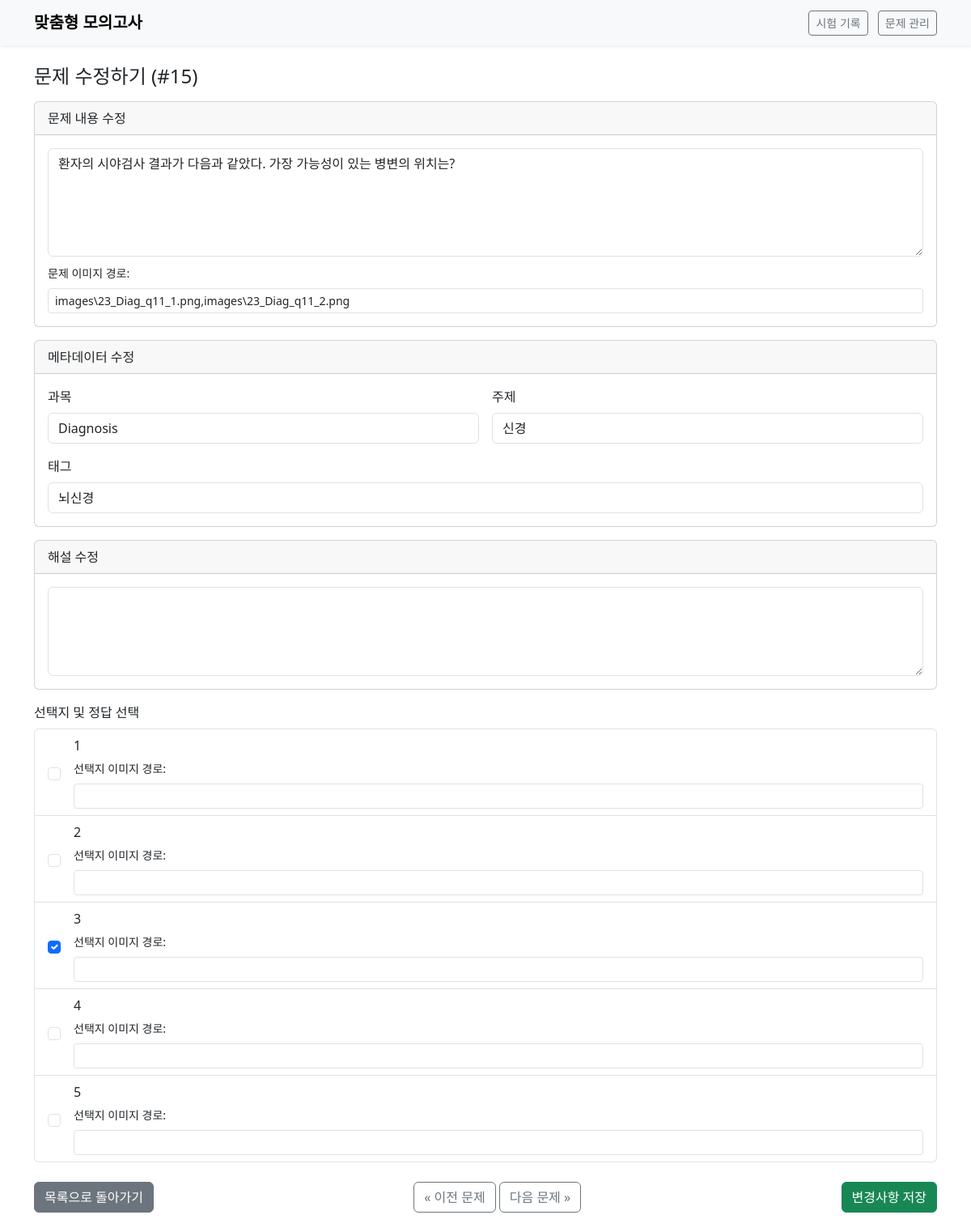
The app's page /edit/15?q=&topic=&tag= with its own data.
### tables this page shows
CREATE TABLE "Question" (
	"question_id"	INTEGER,
	"question_text"	TEXT,
	"image_path"	TEXT,
	"subject"	TEXT,
	"topic"	TEXT,
	"answer_explanation"	TEXT,
	"author"	TEXT, tags TEXT, has_error BOOLEAN DEFAULT 0,
	PRIMARY KEY("question_id" AUTOINCREMENT)
);

CREATE TABLE Choice (
    choice_id INTEGER PRIMARY KEY AUTOINCREMENT, question_id INTEGER,
    choice_text TEXT, image_path TEXT, is_correct BOOLEAN,
    FOREIGN KEY (question_id) REFERENCES Question(question_id)
);

### app.py (the view, shortened to what this page needs)
@app.route("/edit/<int:question_id>", methods=["GET", "POST"])
def edit_question(question_id):
    page = request.args.get('page', 1, type=int)
    search_query = request.args.get('q', '', type=str)
    selected_topic = request.args.get('topic', '', type=str)
    selected_tag = request.args.get('tag', '', type=str)
    with closing(get_db()) as con:
        cur = con.cursor()
        cur.execute("SELECT * FROM Question WHERE question_id = ?", (question_id,))
        question = cur.fetchone()
        if not question:
            return "문제를 찾을 수 없습니다.", 404
        cur.execute("SELECT * FROM Choice WHERE question_id = ? ORDER BY choice_id", (question_id,))
        choices = cur.fetchall()
        params = []
        where_clauses = []
        base_query = "FROM Question Q LEFT JOIN Choice C ON Q.question_id = C.question_id"
        if search_query:
            where_clauses.append("Q.question_text LIKE ?")
            params.append(f"%{search_query}%")
        if selected_topic:
            where_clauses.append("Q.topic = ?")
            params.append(selected_topic)
        if selected_tag:
            where_clauses.append("Q.tags LIKE ?")
            params.append(f"%{selected_tag}%")
        where_sql = " WHERE " + " AND ".join(where_clauses) if where_clauses else ""
        ordered_query = """
            SELECT Q.question_id
        """ + base_query + where_sql + """
            GROUP BY Q.question_id
            ORDER BY
                CASE WHEN Q.has_error = 1 THEN -1 ELSE 0 END,
                CASE WHEN COUNT(CASE WHEN C.is_correct = 1 THEN 1 END) = 0 THEN 0 ELSE 2 END,
                CASE WHEN Q.topic IS NULL OR Q.topic = '' THEN 1 ELSE 2 END,
                Q.question_id DESC
        """
        cur.execute(ordered_query, params)
        ordered_ids = [row['question_id'] for row in cur.fetchall()]
        previous_question_id = None
        next_question_id = None
        try:
            current_index = ordered_ids.index(question_id)
            if current_index > 0:
                previous_question_id = ordered_ids[current_index - 1]
            if current_index < len(ordered_ids) - 1:
                next_question_id = ordered_ids[current_index + 1]
        except ValueError:
            pass
    return render_template(
        "edit_question.html",
        question=question,
        choices=choices,
        previous_question_id=previous_question_id,
        next_question_id=next_question_id,
        current_filters={
            'page': page,
            'q': search_query,
            'topic': selected_topic,
            'tag': selected_tag
        }
    )

### app.py (called while the page is built)
def get_db():
    con = sqlite3.connect(DB_PATH)
    con.row_factory = sqlite3.Row
    return con

### templates/edit_question.html
{% extends 'base.html' %}
{% block content %}
<h1 class="h4 mb-3">문제 수정하기 (#{{ question.question_id }})</h1>
<form method="post">
    <div class="card mb-3">
        <div class="card-header">문제 내용 수정</div>
        <div class="card-body">
            <textarea class="form-control" name="question_text" rows="5">{{ question.question_text }}</textarea>
            <div class="mt-2">
                <label class="form-label small">문제 이미지 경로:</label>
                <input type="text" class="form-control form-control-sm" name="question_image_path" value="{{ question.image_path or '' }}">
            </div>
        </div>
    </div>
    <div class="card mb-3">
        <div class="card-header">메타데이터 수정</div>
        <div class="card-body">
            <div class="row g-3">
                <div class="col-md-6">
                    <label for="subject" class="form-label">과목</label>
                    <input type="text" class="form-control" id="subject" name="subject" value="{{ question.subject or '' }}">
                </div>
                <div class="col-md-6">
                    <label for="topic" class="form-label">주제</label>
                    <input type="text" class="form-control" id="topic" name="topic" value="{{ question.topic or '' }}">
                </div>
                <div class="col-12">
                    <label for="tags" class="form-label">태그</label>
                    <input type="text" class="form-control" id="tags" name="tags" value="{{ question.tags or '' }}" placeholder="쉼표(,)로 구분하여 입력">
                </div>
            </div>
        </div>
    </div>
    <div class="card mb-3">
        <div class="card-header">해설 수정</div>
        <div class="card-body">
            <textarea class="form-control" name="answer_explanation" rows="4">{{ question.answer_explanation or '' }}</textarea>
        </div>
    </div>
    <div class="mb-3">
        <label class="form-label">선택지 및 정답 선택</label>
        <div class="list-group">
            {% for choice in choices %}
            <div class="list-group-item">
                <div class="d-flex align-items-center">
                    <input class="form-check-input me-3" type="checkbox" name="correct_choices" value="{{ choice.choice_id }}" {% if choice.is_correct %}checked{% endif %}>
                    <div class="flex-grow-1">
                        {{ choice.choice_text }}
                        <div class="mt-1">
                            <label class="form-label small">선택지 이미지 경로:</label>
                            <input type="text" class="form-control form-control-sm" name="choice_image_path_{{ choice.choice_id }}" value="{{ choice.image_path or '' }}">
                        </div>
                    </div>
                </div>
            </div>
            {% endfor %}
        </div>
    </div>
    <div class="d-flex justify-content-between align-items-center mt-4">
        <a href="{{ url_for('manage', **current_filters) }}" class="btn btn-secondary">목록으로 돌아가기</a>
        <div>
            {% if previous_question_id %}
                <a href="{{ url_for('edit_question', question_id=previous_question_id, **current_filters) }}" class="btn btn-outline-secondary">&laquo; 이전 문제</a>
            {% endif %}
            {% if next_question_id %}
                <a href="{{ url_for('edit_question', question_id=next_question_id, **current_filters) }}" class="btn btn-outline-secondary">다음 문제 &raquo;</a>
            {% endif %}
        </div>
        <button type="submit" class="btn btn-success">변경사항 저장</button>
    </div>
</form>
{% endblock %}

### records on screen
Question: question_id "15", question_text "환자의 시야검사 결과가 다음과 같았다. 가장 가능성이 있는 병변의 위치는?", question_image_path "images\\23_Diag_q11_1.png,images\\23_Diag_q11_2.png", subject "Diagnosis", topic "신경", tags "뇌신경"
Choice: choice_text "1"
Choice: choice_text "2"
Choice: is_correct "☑", choice_text "3"
Choice: choice_text "4"
Choice: choice_text "5"
